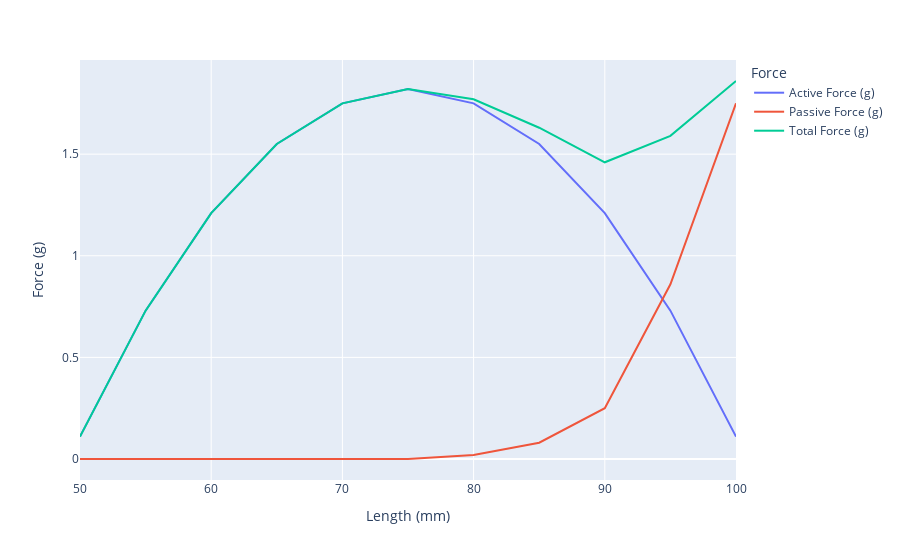

This figure's notebook cell:
### Code cell
fig = px.line(muscle_df, x='Length (mm)', y=['Active Force (g)', 'Passive Force (g)', 'Total Force (g)'])
fig.update_layout(yaxis_title='Force (g)', legend_title='Force')
fig.show()

### Figure 1 — Plotly figure (JSON) as saved in the notebook; plotly's stock layout.template omitted (floating-point values rounded to 4 significant figures)
{"data": [{"hovertemplate": "variable=Active Force (g)<br>Length (mm)=%{x}<br>value=%{y}<extra></extra>", "legendgroup": "Active Force (g)", "line": {"color": "#636efa", "dash": "solid"}, "marker": {"symbol": "circle"}, "mode": "lines", "name": "Active Force (g)", "orientation": "v", "showlegend": true, "type": "scatter", "x": [50, 55, 60, 65, 70, 75, 80, 85, 90, 95, 100], "xaxis": "x", "y": [0.11, 0.73, 1.21, 1.55, 1.75, 1.82, 1.75, 1.55, 1.21, 0.73, 0.11], "yaxis": "y"}, {"hovertemplate": "variable=Passive Force (g)<br>Length (mm)=%{x}<br>value=%{y}<extra></extra>", "legendgroup": "Passive Force (g)", "line": {"color": "#EF553B", "dash": "solid"}, "marker": {"symbol": "circle"}, "mode": "lines", "name": "Passive Force (g)", "orientation": "v", "showlegend": true, "type": "scatter", "x": [50, 55, 60, 65, 70, 75, 80, 85, 90, 95, 100], "xaxis": "x", "y": [0, 0, 0, 0, 0, 0, 0.02, 0.08, 0.25, 0.86, 1.75], "yaxis": "y"}, {"hovertemplate": "variable=Total Force (g)<br>Length (mm)=%{x}<br>value=%{y}<extra></extra>", "legendgroup": "Total Force (g)", "line": {"color": "#00cc96", "dash": "solid"}, "marker": {"symbol": "circle"}, "mode": "lines", "name": "Total Force (g)", "orientation": "v", "showlegend": true, "type": "scatter", "x": [50, 55, 60, 65, 70, 75, 80, 85, 90, 95, 100], "xaxis": "x", "y": [0.11, 0.73, 1.21, 1.55, 1.75, 1.82, 1.77, 1.63, 1.46, 1.59, 1.86], "yaxis": "y"}], "layout": {"legend": {"title": {"text": "Force"}, "tracegroupgap": 0}, "margin": {"t": 60}, "xaxis": {"anchor": "y", "domain": [0, 1], "title": {"text": "Length (mm)"}}, "yaxis": {"anchor": "x", "domain": [0, 1], "title": {"text": "Force (g)"}}}}
